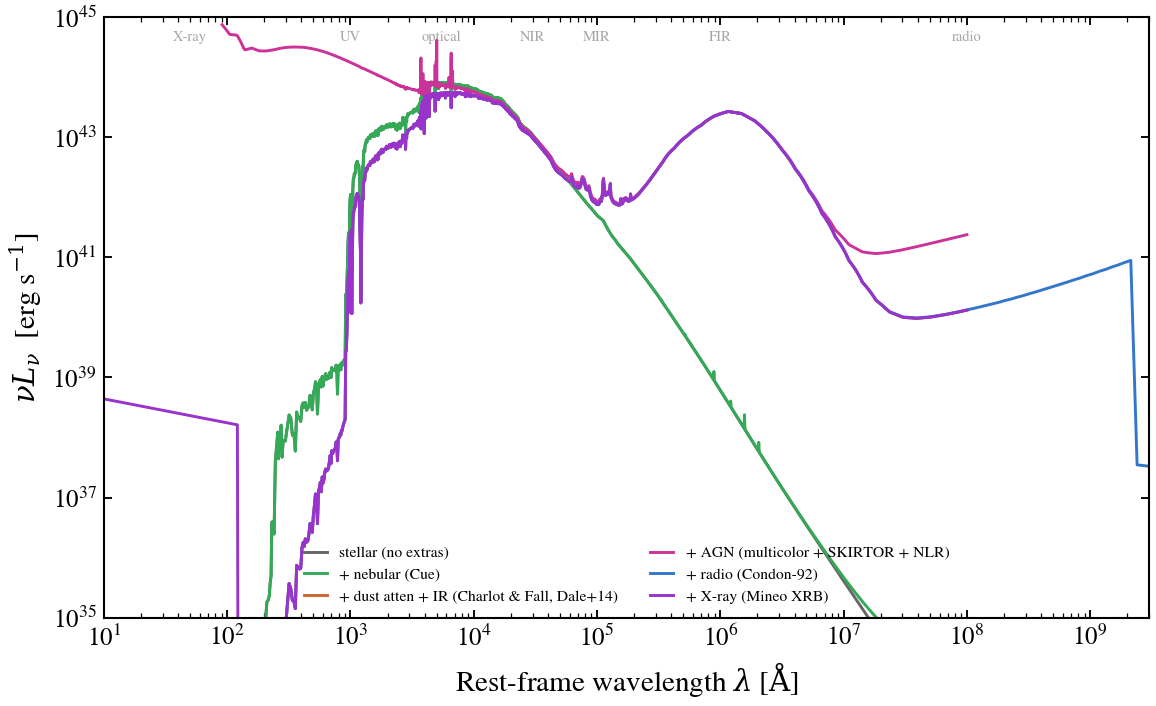

The script that saved this image:
"""
Each tengri SED component shown in isolation
==============================================

Six physics blocks evaluated one at a time on the same baseline
galaxy so the reader sees what each component contributes to a
panchromatic SED. Use this card to ask "if my data only constrain
wavelength X, which component(s) matter?"

Components (one per panel, all on the same axes):
- ``stellar``  — bare SSP-weighted stellar continuum (no other block active)
- ``+ nebular`` — Cue HII region emission added at the source
- ``+ dust (atten + IR)`` — full Charlot & Fall attenuation + Dale+2014
  re-emission
- ``+ AGN``    — composable disc + SKIRTOR torus + NLR overlaid on host
- ``+ radio``  — Condon-92 GHz synchrotron + free-free
- ``+ X-ray``  — Mineo HMXB + LMXB X-ray binaries
"""

import warnings

import jax
import matplotlib.pyplot as plt
import numpy as np

import tengri
from tengri.analysis.plotting import setup_style

setup_style()
warnings.filterwarnings("ignore", message=".*BakedInBackend.*")

C_AA_PER_S = 2.998e18

BASE = dict(
    sfh={"type": "dpl", "*": tengri.FIXED,
         "tau_gyr": 1.5, "log_peak_sfr": 1.3, "alpha": 2.5, "beta": 2.0},
    redshift=tengri.Fixed(0.05),
)

# Each call returns (wave, nu*L_nu) for a model with the given
# blocks switched on (everything else off).
def _run(**extra_blocks):
    bare = tengri.load_ssp("fsps_prsc_miles_chabrier")
    cfg = {
        "ssp_data": bare,
        "dust": {"type": "two_component", "*": tengri.FIXED,
                 "tau_diff": 0.0, "tau_bc": 0.0},
        **BASE,
    }
    cfg.update(extra_blocks)  # let caller override dust/etc.
    model = tengri.SEDModel.build(**cfg)
    p = dict(model.spec.sample(jax.random.PRNGKey(0)))
    out = model.predict_rest_sed(p)
    wave = np.asarray(out.wavelength)
    return wave, C_AA_PER_S / wave * np.asarray(out.sed)


# Cumulative builds.
runs = [
    ("stellar (no extras)", "#666666",
     _run()),
    ("+ nebular (Cue)", "#33aa55",
     _run(neb={"type": "cue", "*": tengri.FIXED})),
    ("+ dust atten + IR (Charlot & Fall, Dale+14)", "#cc6633",
     _run(dust={"type": "two_component", "*": tengri.FIXED,
                "tau_diff": 0.4, "tau_bc": 0.6,
                "emission": {"type": "dale2014", "*": tengri.FIXED}})),
    ("+ AGN (multicolor + SKIRTOR + NLR)", "#cc3399",
     _run(dust={"type": "two_component", "*": tengri.FIXED,
                "tau_diff": 0.4, "tau_bc": 0.6,
                "emission": {"type": "dale2014", "*": tengri.FIXED}},
          agn={"disc":  {"type": "multicolor", "*": tengri.FIXED},
               "torus": {"type": "skirtor",    "*": tengri.FIXED},
               "lines": {"type": "nlr",        "*": tengri.FIXED},
               "*": tengri.FIXED, "log_lbol": 11.5, "frac": 0.5})),
    ("+ radio (Condon-92)", "#3377cc",
     _run(dust={"type": "two_component", "*": tengri.FIXED,
                "tau_diff": 0.4, "tau_bc": 0.6,
                "emission": {"type": "dale2014", "*": tengri.FIXED}},
          radio={"type": "condon92", "*": tengri.FIXED})),
    ("+ X-ray (Mineo XRB)", "#9933cc",
     _run(dust={"type": "two_component", "*": tengri.FIXED,
                "tau_diff": 0.4, "tau_bc": 0.6,
                "emission": {"type": "dale2014", "*": tengri.FIXED}},
          xray={"type": "simple", "*": tengri.FIXED})),
]

fig, ax = plt.subplots(figsize=(8.0, 5.0))
for label, color, (wave, nuL) in runs:
    ax.loglog(wave, nuL, color=color, lw=1.4, label=label)

# Wavelength region annotations
for x, name in [(50, "X-ray"), (1000, "UV"), (5500, "optical"),
                (3e4, "NIR"), (1e5, "MIR"), (1e6, "FIR"),
                (1e8, "radio")]:
    ax.text(x, 4e44, name, fontsize=7, color="0.5", ha="center",
            rotation=0, alpha=0.7)

ax.set_xlim(1e1, 3e9)
ax.set_ylim(1e35, 1e45)
ax.set_xlabel(r"Rest-frame wavelength $\lambda$ [$\mathrm{\AA}$]")
ax.set_ylabel(r"$\nu L_\nu$  [erg s$^{-1}$]")
ax.legend(frameon=False, fontsize=7.5, loc="lower center", ncol=2)

fig.tight_layout()
fig.savefig("plot_components_isolated.png", dpi=150, bbox_inches="tight")
